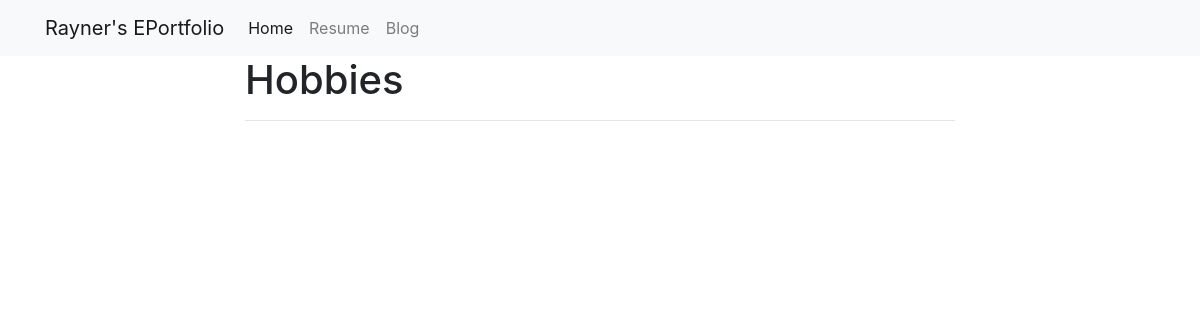
Page /blog/Hobbies/ on the earlier database version.
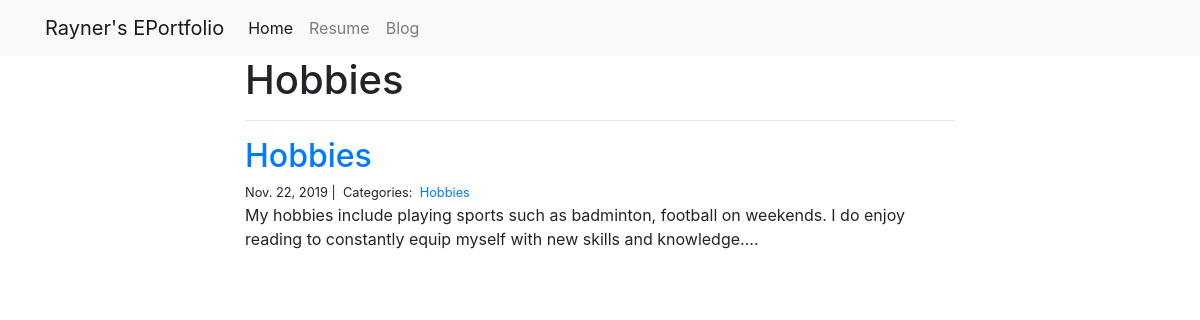
Same page on the later database version.
### blog/models.py (models this page shows)
class Post(models.Model):
    title = models.CharField(max_length=255)
    body = models.TextField()
    created_on = models.DateTimeField(auto_now_add=True)
    last_modified = models.DateTimeField(auto_now=True)
    categories = models.ManyToManyField("Category", related_name="posts")

class Category(models.Model):
    name = models.CharField(max_length=20)

### blog/views.py (the view)
# urls.py: path("<category>/", views.blog_category, name="blog_category"),
def blog_category(request, category):
    posts = Post.objects.filter(categories__name__contains=category).order_by(
        "-created_on"
    )
    context = {"category": category, "posts": posts}
    return render(request, "blog_category.html", context)

### blog/templates/blog_category.html
{% extends "base.html" %}
{% block page_content %}
<div class="col-md-8 offset-md-2">
    <h1>{{ category | title }}</h1>
    <hr>
    {% for post in posts %}
        <h2><a href="{% url 'blog_detail' post.pk%}">{{ post.title }}</a></h2>
        <small>
            {{ post.created_on.date }} |&nbsp;
            Categories:&nbsp;
            {% for category in post.categories.all %}
            <a href="{% url 'blog_category' category.name %}">
                {{ category.name }}
            </a>&nbsp;
            {% endfor %}
        </small>
        <p>{{ post.body | slice:":400" }}...</p>
    {% endfor %}
</div>
{% endblock %}

Differences in the rows shown:
added Post: title "Hobbies", created_on "Nov. 22, 2019", body "My hobbies include playing sports such as badminton, football on weekends. I do enjoy reading to constantly equip myself with new skills and knowledge."
added Category: name "Hobbies"
